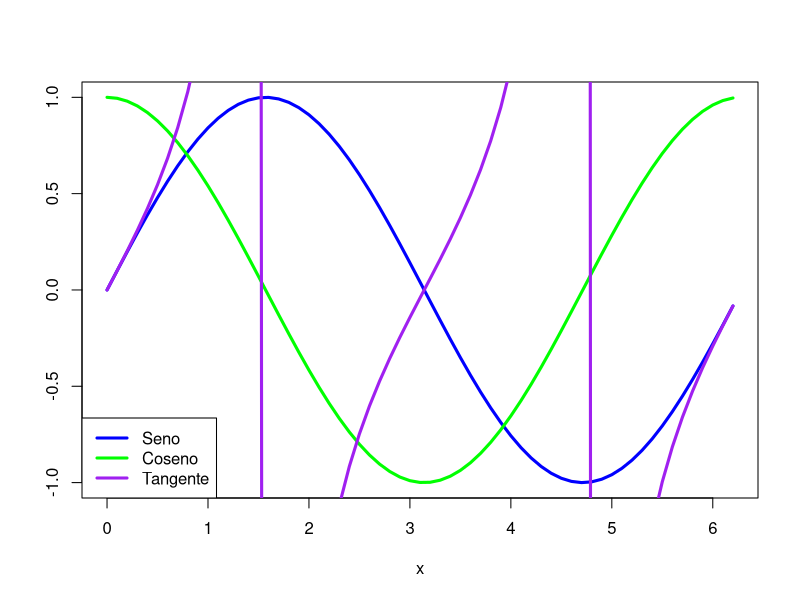

Reproduce this figure in R.
2*(3+5/2)

2*((3+5)/2)

2/3+5

2%/%3+5

2%%3

2^3*5

2^-4

725%/%7

725%%7
# D = d * q + r
# r = D - d * q
# q = D %/% d
# x = D%%d
725-103*7

pi

2*pi

3^pi

pi^2

Inf

-Inf

NA # Not available

NaN # Not a Number

5/0

0/0

2^50

2^-15

c(2^30, 2^-15, 2, 3/2)

sqrt(9)

exp(1)

log(exp(1))

log(1000,10)

log10(1000)

log(32,2) #operando y base del logaritmo

factorial(7) #numero factorial

#si tengo 5 platos y me quiero comer 3, cuantas posibilidades tengo?
choose(5,3) #cociente binomial

#evidentemente esto es imposible
choose(3,5)

abs(-pi)

6^log(4,6)
#operacion opuesta
log(4^6,4)

#operaciones trigonometricas son en radianes
sin(pi/2)

cos(pi)

tan(0)

#para pasar a grados multiplicar por pi/180

cos(60*pi/180)
sin(60*pi/180)

?sin

sinpi(1/2) # = sin(pi/2)

tan(pi) # -1.224647e-16 ~ 0

tan(pi/2) # 1.633124e+16 ~ Inf

asin(0.8660254) # arc sin en radianes

asin(0.8660254) * 180/pi # arc sin en grados

asin(5) # sale error porque arc sin x in [-1,1]

#Un pequeño adelanto
x = seq(0,2*pi,0.1)
plot(x,sin(x),type='l',col="blue",lwd=3, xlab=expression(x), ylab="")
lines(x,cos(x),col="green",lwd=3)
lines(x,tan(x),col="purple",lwd=3)
legend("bottomleft",col=c("blue","green","purple"),
       legend=c("Seno","Coseno","Tangente"),lwd=3,bty="l")
       